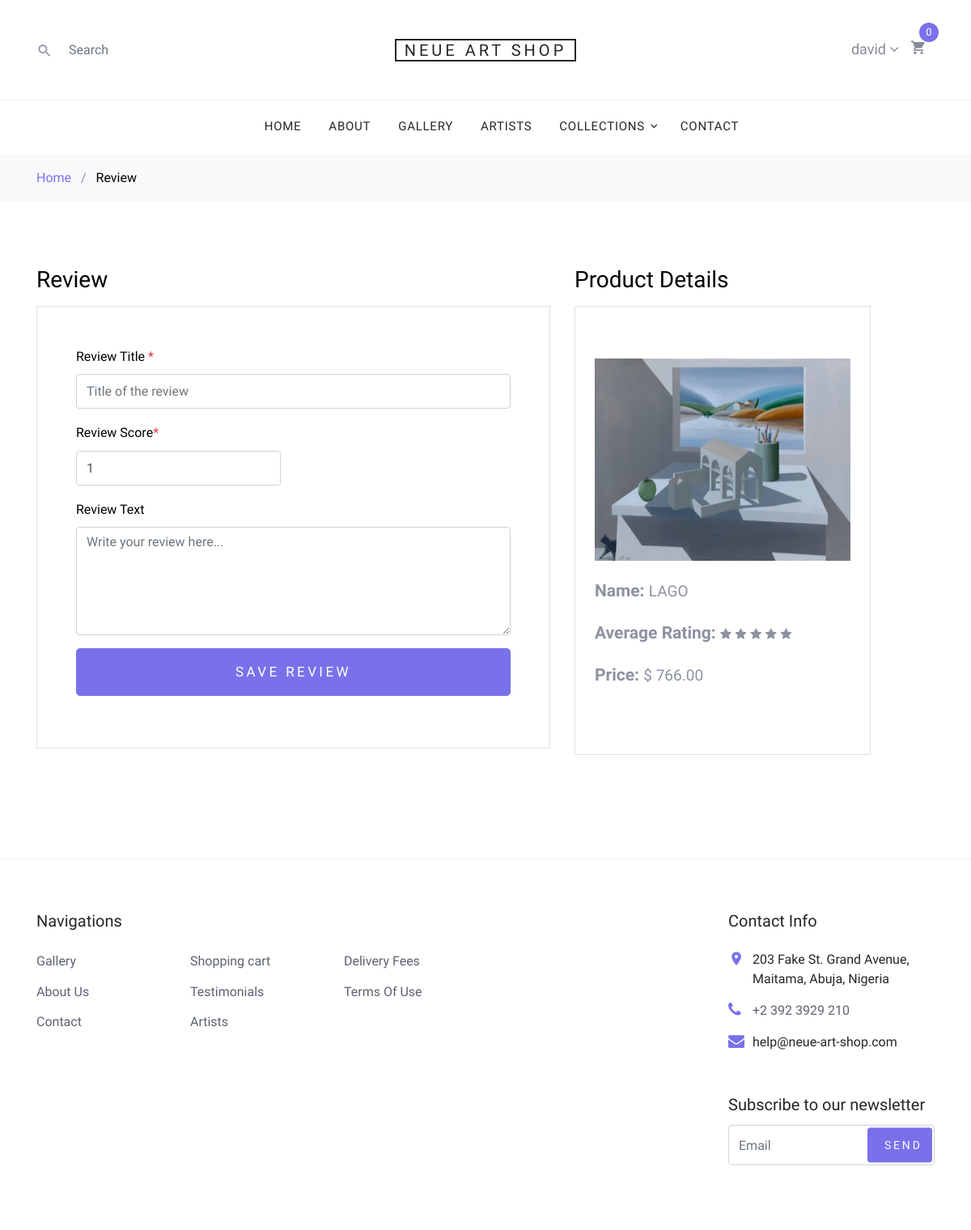
The page /reviews/create/3/ (signed in) on the database its author committed.
### users/models.py (models this page shows)
class CustomUser(AbstractUser):
    state = models.CharField(max_length=50)
    country = models.CharField(default='Nigeria', max_length=100)
    is_an_artist = models.BooleanField(default=False)
    avatar = models.ImageField(upload_to='avatar/%Y/%m/%d',
                               blank=True)

### shop/models.py (models this page shows, shortened)
class Product(models.Model):
    name = models.CharField(max_length=200, db_index=True)
    slug = models.SlugField(max_length=200, db_index=True)
    description = models.TextField(blank=False)
    category = models.ForeignKey(Category,
                                 related_name='products',
                                 on_delete=models.CASCADE)
    image = models.ImageField(upload_to='products/%Y/%m/%d',
                              blank=True)
    price = models.DecimalField(max_digits=10, decimal_places=2)
    available = models.BooleanField(default=True)
    created = models.DateTimeField(auto_now_add=True)
    updated = models.DateTimeField(auto_now=True)
    owner = models.ForeignKey(settings.AUTH_USER_MODEL, on_delete=models.CASCADE)
    average_rating = models.IntegerField(default=0, validators=[MinValueValidator(0),
                                                                MaxValueValidator(5)])
    class Meta:
        ordering = ('name',)
        index_together = (('id', 'slug'),)

### reviews/views.py (the view)
# urls.py: path('create/<int:product_id>/', views.create_review, name='create_review'),
def create_review(request, product_id=None):
    if request.user.is_authenticated:
        if product_id:
            categories = Category.objects.all()
            try:
                selected_product = Product.objects.get(id=product_id)
            except Product.DoesNotExist:
                return render(request, '404.html', {'exception': 'Product with matching id not found'}, status=404)
            if request.method == 'POST':
                review_form = ReviewForm(request.POST)
                if review_form.is_valid():
                    review = review_form.save(commit=False)
                    review.review_user = request.user
                    review.review_product = selected_product
                    review.save()
                    return HttpResponseRedirect(reverse('shop:product_detail', args=[selected_product.id,
                                                                                     selected_product.slug]))
                else:
                    return render(request,
                                  'reviews/create.html',
                                  {'product': selected_product,
                                   'categories': categories,
                                   'ratings_list': [1, 2, 3, 4, 5],
                                   'form': review_form})
            elif request.method == 'GET':
                return render(request,
                              'reviews/create.html',
                              {'product': selected_product,
                               'categories': categories,
                               'ratings_list': [1, 2, 3, 4, 5]})
        else:
            return render(request, '404.html', {'exception': 'Product with matching id not found'}, status=404)
    else:
        return HttpResponseRedirect('/accounts/login')

### shop/models.py (called while the page is built)
    def get_absolute_url(self):
        return reverse('shop:product_list_by_category',
                       args=[self.slug])

### templates/reviews/create.html (shortened to what this page needs)
{% extends "shop/base.html" %}
{% load static %}
{% block navbar %}
    <li><a href="{% url 'shop:home_page' %}">Home</a></li>
    <li><a href="{% url 'shop:home_page' %}#about">About</a></li>
    <li><a href="{% url 'shop:product_list' %}">Gallery</a></li>
    <li><a href="{% url 'shop:artist_list_page' %}">Artists</a></li>
    <li class="has-children">
        <a href="#">Collections</a>
    </li>
    <li><a href="/contact/">Contact</a></li>
{% endblock %}
{% block content %}
    <div class="site-wrap">
        <div class="bg-light py-3">
            <div class="container">
                <div class="row">
                    <div class="col-md-12 mb-0"><a href="/">Home</a> <span class="mx-2 mb-0">/</span> <strong
                            class="text-black">Review</strong></div>
                </div>
            </div>
        </div>
        <div class="site-section">
            <div class="container">
                <div class="row">
                    <div class="col-md-7 mb-5 mb-md-0">
                        <h2 class="h3 mb-3 text-black">Review</h2>
                        <form action="/reviews/create/{{ product.id }}/" method="post">
                            <div class="p-3 p-lg-5 border">
                                <div class="form-group row">
                                    <div class="col-md-12">
                                        <label for="id_review_title" class="text-black">
                                            Review Title <span class="text-danger">*</span>
                                        </label>
                                        <input type="text" class="form-control" name="review_title"
                                               required id="id_review_title" placeholder="Title of the review">
                                    </div>
                                </div>
                                <div class="form-group row">
                                    <div class="col-md-6">
                                        <label for="id_review_score" class="text-black">Review Score<span
                                                class="text-danger">*</span></label>
                                        <input type="number" name="review_score" class="form-control"
                                               required id="id_review_score" max=5 min=1 value=1>
                                    </div>
                                </div>
                                <div class="form-group">
                                    <label for="id_review_text" class="text-black">Review Text</label>
                                    <textarea name="review_text" cols="30" rows="5" class="form-control" maxlength="200"
                                               placeholder="Write your review here..." required id="id_review_text"></textarea>
                                </div>
                                <div class="form-group">
                                    <button class="btn btn-primary btn-lg py-3 btn-block" id="submit-btn" type="submit">
                                        Save Review
                                    </button>
                                </div>
                            </div>
                        </form>
                    </div>
                    <div class="col-md-5">
                        <div class="row mb-5">
                            <div class="col-md-10">
                                <h2 class="h3 mb-3 text-black">Product Details</h2>
                                <div class="border" style="padding: 4rem 1.5rem">
                                    <div style="text-align: left" class="mb-3">
                                        <img src="{% if product.image %}{{ product.image.url }}{% else %}{% static "img/no_image.png" %}{% endif %}"
                                                alt="product-image" class="review-product-image">
                                    </div>
                                    <div style="text-align: left" class="m-t-20">
                                        <p class="product-text">
                                            <span class="product-title">Name: </span>{{ product.name }}
                                        </p>
                                        <p class="product-text">
                                            <span class="product-title">Average Rating: </span>
                                            {% for rating in ratings_list  %}
                                                {% if rating <= product.average_rating %}
                                                    <span class="fa fa-star active-star star"></span>
                                                {% else %}
                                                    <span class="fa fa-star star"></span>
                                                {% endif %}
                                            {% endfor %}
                                        </p>
                                        <p class="product-text">
                                            <span class="product-title">Price: </span>
                                            $ {{ product.price }}
                                        </p>
                                    </div>
                                </div>
                            </div>
                        </div>
                    </div>
                </div>
            </div>
        </div>
    </div>
{% endblock %}

### templates/shop/base.html (shortened to what this page needs)
{% load static %}
<!DOCTYPE html>
<html lang="en">
<head>
    <link rel="stylesheet" href="{% static 'resources/fonts/icomoon/style.css' %}" type="text/css">
    <link rel="stylesheet" href="{% static 'css/font-awesome.min.css' %}" type="text/css">
    <link rel="stylesheet" href="{% static 'resources/css/bootstrap.min.css' %}" type="text/css">
    <link rel="stylesheet" href="{% static 'resources/css/magnific-popup.css' %}" type="text/css">
    <link rel="stylesheet" href="{% static 'resources/css/jquery-ui.css' %}" type="text/css">
    <link rel="stylesheet" href="{% static 'resources/css/owl.carousel.min.css' %}" type="text/css">
    <link rel="stylesheet" href="{% static 'resources/css/owl.theme.default.min.css' %}" type="text/css">
    <link rel="stylesheet" href="{% static 'resources/css/aos.css' %}" type="text/css">
    <link rel="stylesheet" href="{% static 'resources/css/style.css' %}" type="text/css">
    <link rel="stylesheet" href="{% static 'resources/css/util.min.css' %}" type="text/css">
</head>
<body>
<div class="site-wrap">
    <header class="site-navbar" role="banner">
        <div class="site-navbar-top">
            <div class="container">
                <div class="row align-items-center">
                    <div class="col-6 col-md-4 order-2 order-md-1 site-search-icon text-left">
                        <form action="{% url 'shop:search_page' %}" method="get" class="site-block-top-search">
                            <span class="icon icon-search2"></span>
                            {% if search_phrase %}
                                <input type="text" class="form-control border-0" value="{{ search_phrase }}"
                                       name="keyword">
                            {% else %}
                                <input type="text" class="form-control border-0" name="keyword" placeholder="Search">
                            {% endif %}
                        </form>
                    </div>
                    <div class="col-12 mb-3 mb-md-0 col-md-4 order-1 order-md-2 text-center">
                        <div class="site-logo">
                            <a href="/" class="js-logo-clone">Neue Art Shop</a>
                        </div>
                    </div>
                    <div class="col-6 col-md-4 order-3 order-md-3 text-right">
                        <div class="site-top-icons">
                            <ul>
                                <li>
                                    {% if request.user.username %}
                                        <div class="dropdown show">
                                            <a class="" href="#" role="button"
                                               id="dropdownMenuLink" data-toggle="dropdown" aria-haspopup="true"
                                               aria-expanded="false" style="font-size: 18px">
                                                {{ request.user.username }} <i class="fa fa-angle-down"></i>
                                            </a>
                                        </div>
                                    {% else %}
                                        <a href="{% url 'account_login' %}">
                                            <span class="icon icon-person"></span>
                                        </a>
                                    {% endif %}
                                </li>
                                {% with total_items=cart|length %}
                                    <li>
                                        <a href="{% url "cart:cart_detail" %}" class="site-cart">
                                            <span class="icon icon-shopping_cart"></span>
                                            <span class="count">{{ total_items }}</span>
                                        </a>
                                    </li>
                                {% endwith %}
                            </ul>
                        </div>
                    </div>
                </div>
            </div>
        </div>
        <nav class="site-navigation text-right text-md-center" role="navigation">
            <div class="container">
                <ul class="site-menu js-clone-nav d-none d-md-block">
                    {% block navbar %}
                    {% endblock %}
                </ul>
            </div>
        </nav>
    </header>
    {% block content %}
    {% endblock %}
    <footer class="site-footer border-top bg-white">
        <div class="container">
            <div class="row">
                <div class="col-lg-6 mb-5 mb-lg-0">
                    <div class="row">
                        <div class="col-md-12">
                            <h3 class="footer-heading mb-4">Navigations</h3>
                        </div>
                        <div class="col-md-6 col-lg-4">
                            <ul class="list-unstyled">
                                <li><a href="{% url 'shop:product_list' %}">Gallery</a></li>
                                <li><a href="{% url 'shop:home_page' %}#about">About Us</a></li>
                                <li><a href="{% url 'shop:contact_page' %}">Contact</a></li>
                            </ul>
                        </div>
                        <div class="col-md-6 col-lg-4">
                            <ul class="list-unstyled">
                                <li><a href="{% url "cart:cart_detail" %}">Shopping cart</a></li>
                                <li><a href="{% url 'shop:home_page' %}#testimonial">Testimonials</a></li>
                                <li><a href="{% url 'shop:artist_list_page' %}">Artists</a></li>
                            </ul>
                        </div>
                        <div class="col-md-6 col-lg-4">
                            <ul class="list-unstyled">
                                <li><a href="{% url 'shop:delivery_fees' %}">Delivery Fees</a></li>
                                <li><a href="{% url 'shop:terms_and_conditions' %}">Terms Of Use</a></li>
                            </ul>
                        </div>
                    </div>
                </div>
                <div class="col-md-6 col-lg-3 mb-4 mb-lg-0">
                </div>
                <div class="col-md-6 col-lg-3">
                    <div class="block-5 mb-5">
                        <h3 class="footer-heading mb-4">Contact Info</h3>
                        <ul class="list-unstyled">
                            <li class="address">203 Fake St. Grand Avenue, Maitama, Abuja, Nigeria</li>
                            <li class="phone"><a href="tel://23923929210">+2 392 3929 210</a></li>
                            <li class="email">help@neue-art-shop.com</li>
                        </ul>
                    </div>
                    <div class="block-7">
                        <form action="{% url 'newsletter:add_user_newsletter' %}" method="post">
                            <label for="email_subscribe" class="footer-heading">
                                Subscribe to our newsletter
                            </label>
                            <div class="form-group">
                                <input type="text" class="form-control py-4" id="id_email_address"
                                       name="email_address" placeholder="Email">
                                <input type="submit" class="btn btn-sm btn-primary" value="Send">
                            </div>
                        </form>
                    </div>
                </div>
            </div>
        </div>
    </footer>
</div>
</body>
</html>

### rows shown on the page
CustomUser: user.username "david"
Product: image (picture), name "LAGO", average_rating 0 (drawn), price "766.00"

### other values the page prints
{{ total_items }} "0"
